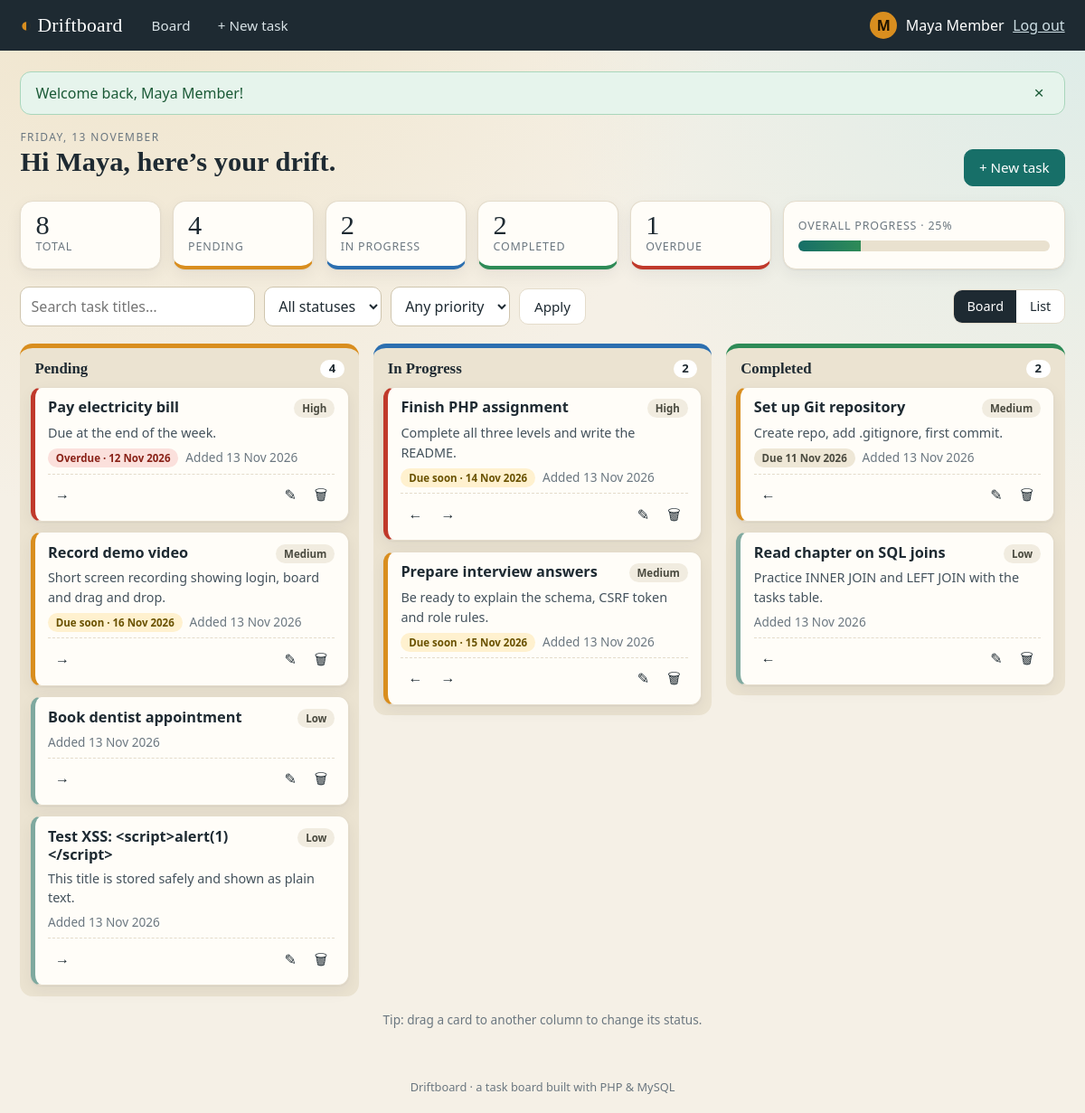
/board.php (signed in), run on the app's committed database.
### tables this page shows
CREATE TABLE users (
  id            INT UNSIGNED NOT NULL AUTO_INCREMENT,
  name          VARCHAR(60)  NOT NULL,
  email         VARCHAR(120) NOT NULL,
  password_hash VARCHAR(255) NOT NULL,
  role          ENUM('member','admin') NOT NULL DEFAULT 'member',
  is_active     TINYINT(1)   NOT NULL DEFAULT 1,
  created_at    TIMESTAMP    NOT NULL DEFAULT CURRENT_TIMESTAMP,
  PRIMARY KEY (id),
  UNIQUE KEY uq_users_email (email)
);

CREATE TABLE tasks (
  id          INT UNSIGNED NOT NULL AUTO_INCREMENT,
  user_id     INT UNSIGNED NOT NULL,
  title       VARCHAR(150) NOT NULL,
  description TEXT         NOT NULL,
  status      ENUM('pending','in_progress','completed') NOT NULL DEFAULT 'pending',
  priority    ENUM('low','medium','high') NOT NULL DEFAULT 'medium',
  due_date    DATE NULL,
  created_at  TIMESTAMP NOT NULL DEFAULT CURRENT_TIMESTAMP,
  updated_at  TIMESTAMP NOT NULL DEFAULT CURRENT_TIMESTAMP ON UPDATE CURRENT_TIMESTAMP,
  PRIMARY KEY (id),
  KEY idx_tasks_user_status (user_id, status),    
  KEY idx_tasks_user_title (user_id, title),      
  CONSTRAINT fk_tasks_user FOREIGN KEY (user_id) REFERENCES users (id) ON DELETE CASCADE
);

### includes/helpers.php (called while the page is built, shortened)
<?php
function e(mixed $value): string
{
    return htmlspecialchars((string)$value, ENT_QUOTES | ENT_SUBSTITUTE, 'UTF-8');
}
function pull_flashes(): array
{
    $all = $_SESSION['flash'] ?? [];
    return $all;
}
function fmt_date(?string $date): string
{
    $ts = strtotime($date);
    return $ts ? date('d M Y', $ts) : '';
}
function due_state(?string $due, string $status): string
{
    if (!$due || $status === 'completed') {
        return '';
    }
    $today = date('Y-m-d');
    if ($due < $today) {
        return 'overdue';
    }
    if ($due <= date('Y-m-d', strtotime('+3 days'))) {
        return 'soon';
    }
    return '';
}
function excerpt(string $text, int $len = 110): string
{
    $text = trim(preg_replace('/\s+/', ' ', $text));
    return mb_strlen($text) > $len ? mb_substr($text, 0, $len - 1) . '…' : $text;
}
function url_with(array $changes, string $base = 'board.php'): string
{
    $params = array_merge($_GET, $changes);
    $params = array_filter($params, fn($v) => $v !== '' && $v !== null);
    return $base . ($params ? '?' . http_build_query($params) : '');
}

### includes/db.php (called while the page is built, shortened)
<?php
function db(): PDO
{
    static $pdo = null;
    if ($pdo === null) {
        $dsn = 'mysql:host=' . DB_HOST . ';port=' . DB_PORT . ';dbname=' . DB_NAME . ';charset=utf8mb4';
        $pdo = new PDO($dsn, DB_USER, DB_PASS, [
            PDO::ATTR_ERRMODE            => PDO::ERRMODE_EXCEPTION,
            PDO::ATTR_DEFAULT_FETCH_MODE => PDO::FETCH_ASSOC,
            PDO::ATTR_EMULATE_PREPARES   => false,
        ]);
    }
    return $pdo;
}

### includes/auth.php (called while the page is built, shortened)
<?php
function current_user(): ?array
{
    static $user = false;
    if ($user !== false) {
        return $user;
    }
    $user = null;
    if (!empty($_SESSION['uid'])) {
        $stmt = db()->prepare('SELECT id, name, email, role, is_active FROM users WHERE id = ?');
        $stmt->execute([(int)$_SESSION['uid']]);
        $row = $stmt->fetch();
        if ($row && (int)$row['is_active'] === 1) {
            $user = $row;
        } else {
            unset($_SESSION['uid']);
        }
    }
    return $user;
}
function require_login(): array
{
    $user = current_user();
    return $user;
}

### includes/tasks.php (called while the page is built, shortened)
<?php
function read_filters(): array
{
    $q = trim((string)($_GET['q'] ?? ''));
    $status = (string)($_GET['status'] ?? '');
    $priority = (string)($_GET['priority'] ?? '');
    return [
        'q'        => mb_substr($q, 0, 100),
        'status'   => isset(STATUSES[$status]) ? $status : '',
        'priority' => isset(PRIORITIES[$priority]) ? $priority : '',
    ];
}
function filter_sql(int $userId, array $f): array
{
    $where = ['user_id = ?'];
    $params = [$userId];
    return [implode(' AND ', $where), $params];
}
function tasks_search(int $userId, array $f, int $limit, int $offset = 0): array
{
    [$where, $params] = filter_sql($userId, $f);
    $sql = "SELECT * FROM tasks WHERE $where ORDER BY " . TASK_ORDER . ' LIMIT ' . (int)$limit . ' OFFSET ' . (int)$offset;
    $stmt = db()->prepare($sql);
    $stmt->execute($params);
    return $stmt->fetchAll();
}
function task_stats(int $userId): array
{
    $stmt = db()->prepare(
        "SELECT COUNT(*) AS total,
                COALESCE(SUM(status='pending'),0)     AS pending,
                COALESCE(SUM(status='in_progress'),0) AS in_progress,
                COALESCE(SUM(status='completed'),0)   AS completed,
                COALESCE(SUM(status <> 'completed' AND due_date < CURDATE()),0) AS overdue
           FROM tasks WHERE user_id = ?"
    );
    $stmt->execute([$userId]);
    return array_map('intval', $stmt->fetch());
}

### includes/csrf.php (called while the page is built, shortened)
<?php
function csrf_token(): string
{
    return $_SESSION['csrf'];
}

### board.php (the view, shortened to what this page needs)
<?php
$user = require_login();
$uid = (int)$user['id'];
$f = read_filters();
$view = (($_GET['view'] ?? 'board') === 'list') ? 'list' : 'board';
$stats = task_stats($uid);
$donePct = $stats['total'] > 0 ? (int)round($stats['completed'] / $stats['total'] * 100) : 0;
if ($view === 'list') {
    $total = tasks_count($uid, $f);
    $pages = max(1, (int)ceil($total / TASKS_PER_PAGE));
    $page = min(max(1, (int)($_GET['page'] ?? 1)), $pages);
    $tasks = tasks_search($uid, $f, TASKS_PER_PAGE, ($page - 1) * TASKS_PER_PAGE);
} else {
    $tasks = tasks_search($uid, $f, 300);
    $byStatus = array_fill_keys(array_keys(STATUSES), []);
    foreach ($tasks as $t) {
        $byStatus[$t['status']][] = $t;
    }
}
function move_buttons(array $t): string
{
    $keys = array_keys(STATUSES);
    $i = array_search($t['status'], $keys, true);
    $out = '';
    foreach ([-1 => ['←', 'Move back'], 1 => ['→', 'Move forward']] as $dir => [$sym, $label]) {
        if (isset($keys[$i + $dir])) {
            $target = $keys[$i + $dir];
            $out .= '<form method="post" action="task_status.php" class="inline">' . csrf_field()
                . '<input type="hidden" name="id" value="' . (int)$t['id'] . '">'
                . '<input type="hidden" name="status" value="' . e($target) . '">'
                . '<input type="hidden" name="back" value="' . e(url_with([])) . '">'
                . '<button class="icon-btn" type="submit" title="' . e($label . ' to ' . STATUSES[$target]) . '" aria-label="' . e($label . ' to ' . STATUSES[$target]) . '">' . $sym . '</button></form>';
        }
    }
    return $out;
}
function due_chip(array $t): string
{
    if (!$t['due_date']) {
        return '';
    }
    $s = due_state($t['due_date'], $t['status']);
    $label = ['overdue' => 'Overdue · ', 'today' => 'Due today · ', 'soon' => 'Due soon · '][$s] ?? 'Due ';
    return '<span class="chip due ' . e($s) . '">' . e($label . fmt_date($t['due_date'])) . '</span>';
}
function task_card(array $t): void
{ ?>
  <article class="task prio-<?= e($t['priority']) ?>" draggable="true" data-id="<?= (int)$t['id'] ?>" data-status="<?= e($t['status']) ?>">
    <div class="task-top">
      <h3><?= e($t['title']) ?></h3>
      <span class="chip prio"><?= e(PRIORITIES[$t['priority']]) ?></span>
    </div>
    <?php if ($t['description'] !== ''): ?><p class="task-desc"><?= e(excerpt($t['description'])) ?></p><?php endif; ?>
    <div class="task-meta">
      <?= due_chip($t) ?>
      <span class="muted small">Added <?= e(fmt_date($t['created_at'])) ?></span>
    </div>
    <div class="task-actions">
      <?= move_buttons($t) ?>
      <a class="icon-btn" href="task_form.php?id=<?= (int)$t['id'] ?>" title="Edit" aria-label="Edit task">✎</a>
      <a class="icon-btn danger-text" href="task_delete.php?id=<?= (int)$t['id'] ?>" title="Delete" aria-label="Delete task">🗑</a>
    </div>
  </article>
<?php }
render_header('Board', 'board-page');
?>
<section class="hero">
  <div>
    <p class="eyebrow"><?= e(date('l, d F')) ?></p>
    <h1>Hi <?= e(explode(' ', $user['name'])[0]) ?>, here’s your drift.</h1>
  </div>
  <a class="btn primary" href="task_form.php">+ New task</a>
</section>
<section class="stats" aria-label="Summary">
  <div class="stat"><span class="num"><?= $stats['total'] ?></span><span class="lbl">Total</span></div>
  <div class="stat s-pending"><span class="num"><?= $stats['pending'] ?></span><span class="lbl">Pending</span></div>
  <div class="stat s-progress"><span class="num"><?= $stats['in_progress'] ?></span><span class="lbl">In progress</span></div>
  <div class="stat s-done"><span class="num"><?= $stats['completed'] ?></span><span class="lbl">Completed</span></div>
  <div class="stat s-over"><span class="num"><?= $stats['overdue'] ?></span><span class="lbl">Overdue</span></div>
  <div class="stat progress-stat">
    <span class="lbl">Overall progress · <?= $donePct ?>%</span>
    <progress max="100" value="<?= $donePct ?>"><?= $donePct ?>%</progress>
  </div>
</section>
<form class="filters" method="get" action="board.php" role="search">
  <input type="search" name="q" value="<?= e($f['q']) ?>" placeholder="Search task titles…" aria-label="Search by title" maxlength="100">
  <select name="status" aria-label="Filter by status">
    <option value="">All statuses</option>
  </select>
  <select name="priority" aria-label="Filter by priority">
    <option value="">Any priority</option>
  </select>
  <button class="btn" type="submit">Apply</button>
  <div class="seg" role="group" aria-label="View">
    <a class="<?= $view === 'board' ? 'on' : '' ?>" href="<?= e(url_with(['view' => 'board', 'page' => ''])) ?>">Board</a>
    <a class="<?= $view === 'list' ? 'on' : '' ?>" href="<?= e(url_with(['view' => 'list', 'page' => ''])) ?>">List</a>
  </div>
</form>
<?php if ($stats['total'] === 0): ?>
  <section class="card center empty">
    <p class="big-code">✦</p><h2>Your board is empty</h2>
    <p class="muted">Add your first task and it will appear in the Pending column.</p>
    <a class="btn primary" href="task_form.php">Add a task</a>
  </section>
<?php elseif ($view === 'board'): ?>
  <section class="board" data-csrf="<?= e(csrf_token()) ?>">
    <?php foreach (STATUSES as $key => $label):
        if ($f['status'] !== '' && $f['status'] !== $key) { continue; } ?>
      <div class="column col-<?= e($key) ?>" data-status="<?= e($key) ?>">
        <header><h2><?= e($label) ?></h2><span class="count"><?= count($byStatus[$key]) ?></span></header>
        <div class="dropzone">
          <?php foreach ($byStatus[$key] as $t) { task_card($t); } ?>
        </div>
      </div>
    <?php endforeach; ?>
  </section>
  <p class="muted small tip">Tip: drag a card to another column to change its status.</p>
<?php endif; ?>
<?php render_footer();

### includes/layout.php (shortened to what this page needs)
<?php
function render_header(string $title, string $bodyClass = ''): void
{
    $user = function_exists('current_user') ? current_user() : null;
    ?>
<!doctype html>
<html lang="en">
<head>
<link rel="stylesheet" href="assets/css/style.css">
</head>
<body class="<?= e($bodyClass) ?>">
<header class="topbar">
  <a class="brand" href="index.php"><span class="brand-mark" aria-hidden="true">◐</span> <?= e(APP_NAME) ?></a>
  <?php if ($user): ?>
  <nav class="nav" aria-label="Main">
    <a href="board.php">Board</a>
    <a href="task_form.php">+ New task</a>
  </nav>
  <div class="who">
    <span class="avatar" aria-hidden="true"><?= e(mb_strtoupper(mb_substr($user['name'], 0, 1))) ?></span>
    <span class="who-name"><?= e($user['name']) ?><?php if (is_admin($user)): ?> <em class="role-tag">admin</em><?php endif; ?></span>
    <form method="post" action="logout.php" class="inline"><?= csrf_field() ?><button class="link-btn" type="submit">Log out</button></form>
  </div>
  <?php endif; ?>
</header>
<main class="page">
<?php foreach (pull_flashes() as $f): ?>
  <div class="flash flash-<?= e($f['type']) ?>" role="status"><?= e($f['message']) ?><button class="flash-x" type="button" aria-label="Dismiss">×</button></div>
<?php endforeach;
}
function render_footer(): void
{
    ?>
</main>
<footer class="foot">Driftboard · a task board built with PHP &amp; MySQL</footer>
</body>
</html>
<?php
}

### data on the page
users: name "M", name "Maya Member", name "Maya"
tasks: title "Pay electricity bill", priority "High", description "Due at the end of the week.", due_date+status "Overdue · 12 Nov 2026", created_at "13 Nov 2026", sym "→"
tasks: title "Record demo video", priority "Medium", description "Short screen recording showing login, board and drag and drop.", due_date+status "Due soon · 16 Nov 2026", created_at "13 Nov 2026", sym "→"
tasks: title "Book dentist appointment", priority "Low", created_at "13 Nov 2026", sym "→"
tasks: title "Test XSS: <script>alert(1)</script>", priority "Low", description "This title is stored safely and shown as plain text.", created_at "13 Nov 2026", sym "→"
tasks: title "Finish PHP assignment", priority "High", description "Complete all three levels and write the README.", due_date+status "Due soon · 14 Nov 2026", created_at "13 Nov 2026", sym "←", sym "→"
tasks: title "Prepare interview answers", priority "Medium", description "Be ready to explain the schema, CSRF token and role rules.", due_date+status "Due soon · 15 Nov 2026", created_at "13 Nov 2026", sym "←", sym "→"
tasks: title "Set up Git repository", priority "Medium", description "Create repo, add .gitignore, first commit.", due_date+status "Due 11 Nov 2026", created_at "13 Nov 2026", sym "←"
tasks: title "Read chapter on SQL joins", priority "Low", description "Practice INNER JOIN and LEFT JOIN with the tasks table.", created_at "13 Nov 2026", sym "←"

### other printed values
APP_NAME "Driftboard"
$f['message'] "Welcome back, Maya Member!"
$stats['total'] "8"
$stats['pending'] "4"
$stats['in_progress'] "2"
$stats['completed'] "2"
$stats['overdue'] "1"
$donePct "25"
$label "Pending"
count($byStatus[$key]) "4"
$label "In Progress"
count($byStatus[$key]) "2"
$label "Completed"
